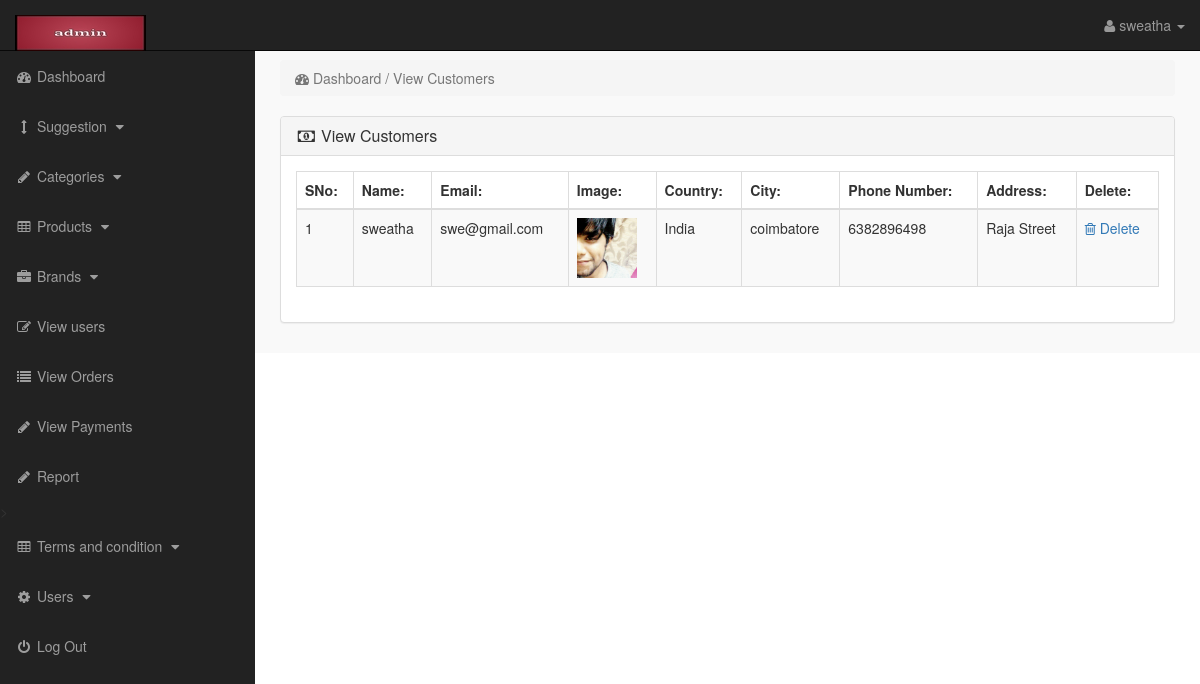
/admin_area/index.php?view_customers (signed in), run on the app's committed database.
### tables this page shows
CREATE TABLE `customers` (
  `customer_id` int(10) NOT NULL,
  `customer_name` varchar(255) NOT NULL,
  `customer_email` varchar(255) NOT NULL,
  `customer_pass` varchar(255) NOT NULL,
  `customer_country` text NOT NULL,
  `customer_city` text NOT NULL,
  `customer_contact` varchar(255) NOT NULL,
  `customer_address` text NOT NULL,
  `customer_image` text NOT NULL,
  `customer_ip` varchar(255) NOT NULL,
  `customer_confirm_code` text NOT NULL,
  `delete_tab` int(11) DEFAULT 0
);

### admin_area/view_customers.php (the view)
<?php
if(!isset($_SESSION['admin_email'])){
echo "<script>window.open('login.php','_self')</script>";
}
else {
?>
<div class="row">
<div class="col-lg-12">
<ol class="breadcrumb">
<li class="active">
<i class="fa fa-dashboard"></i> Dashboard / View Customers
</li>
</ol>
</div>
</div>
<div class="row">
<div class="col-lg-12">
<div class="panel panel-default">
<div class="panel-heading">
<h3 class="panel-title">
<i class="fa fa-money fa-fw"></i> View Customers
</h3>
</div>
<div class="panel-body" >
<div class="table-responsive" >
<table class="table table-bordered table-hover table-striped" >
<thead>
<tr>
<th>SNo:</th>
<th>Name:</th>
<th>Email:</th>
<th>Image:</th>
<th>Country:</th>
<th>City:</th>
<th>Phone Number:</th>
<th>Address:</th>
<th> Delete:</th>
</tr>
</thead>
<tbody>
<?php
$i=0;
$get_c = "select * from customers where delete_tab=0";
$run_c = mysqli_query($con,$get_c);
while($row_c=mysqli_fetch_array($run_c)){
$c_id = $row_c['customer_id'];
$c_name = $row_c['customer_name'];
$c_email = $row_c['customer_email'];
$c_image = $row_c['customer_image'];
$c_country = $row_c['customer_country'];
$c_city = $row_c['customer_city'];
$c_contact = $row_c['customer_contact'];
$c_address=$row_c['customer_address'];
$i++;
?>
<tr>
<td><?php echo $i; ?></td>
<td><?php echo $c_name; ?></td>
<td><?php echo $c_email; ?></td>
<td><img src="../customer/customer_images/<?php echo $c_image; ?>" width="60" height="60" ></td>
<td><?php echo $c_country; ?></td>
<td><?php echo $c_city; ?></td>
<td><?php echo $c_contact; ?></td>
<td><?php echo $c_address;?></td>
<td>
<a href="index.php?customer_delete=<?php echo $c_id; ?>" >
<i class="fa fa-trash-o" ></i> Delete
</a>
</td>
</tr>
<?php } ?>
</tbody>
</table>
</div>
</div>
</div>
</div>
</div>
<?php } ?>

### admin_area/includes/sidebar.php (shortened to what this page needs)
<?php
if(!isset($_SESSION['admin_email'])){
echo "<script>window.open('login.php','_self')</script>";
}
else {
?>
<nav class="navbar navbar-inverse navbar-fixed-top" >
<div class="navbar-header" >
<a class="navbar-brand" href="index.php?dashboard" ><img src="admin_images/l.jpg"></a>
</div>
<ul class="nav navbar-right top-nav" >
<li class="dropdown" >
<a href="#" class="dropdown-toggle" data-toggle="dropdown" >
<i class="fa fa-user" ></i>
<?php echo $admin_name; ?> <b class="caret" ></b>
</a>
</li>
</ul>
<div class="collapse navbar-collapse navbar-ex1-collapse">
<ul class="nav navbar-nav side-nav">
<li>
<a href="index.php?dashboard">
<i class="fa fa-fw fa-dashboard"></i> Dashboard
</a>
</li>
<li>
<a href="#" data-toggle="collapse" data-target="#cat">
<i class="fa fa-fw fa-arrows-v"></i> Suggestion
<i class="fa fa-fw fa-caret-down"></i>
</a>
</li>
<li>
<a href="#" data-toggle="collapse" data-target="#p_cat">
<i class="fa fa-fw fa-pencil"></i>  Categories
<i class="fa fa-fw fa-caret-down"></i>
</a>
</li>
<li>
<a href="#" data-toggle="collapse" data-target="#products">
<i class="fa fa-fw fa-table"></i> Products
<i class="fa fa-fw fa-caret-down"></i>
</a>
</li>
<li>
<a href="#" data-toggle="collapse" data-target="#manufacturers">
<i class="fa fa-fw fa-briefcase"></i> Brands
<i class="fa fa-fw fa-caret-down"></i>
</a>
</li>
<li>
<a href="index.php?view_customers">
<i class="fa fa-fw fa-edit"></i> View users
</a>
</li>
<li>
<a href="index.php?view_orders">
<i class="fa fa-fw fa-list"></i> View Orders
</a>
</li>
<li>
<a href="index.php?view_payments">
<i class="fa fa-fw fa-pencil"></i> View Payments
</a>
</li>
<li>
<a href="index.php?view_payments.php">
<i class="fa fa-fw fa-pencil"></i> Report
</a>
</li>
<li>
<a href="#" data-toggle="collapse" data-target="#terms" >
<i class="fa fa-fw fa-table"></i> Terms and condition
<i class="fa fa-fw fa-caret-down"></i>
</a>
</li>
<li>
<a href="#" data-toggle="collapse" data-target="#users">
<i class="fa fa-fw fa-gear"></i> Users
<i class="fa fa-fw fa-caret-down"></i>
</a>
</li>
<li>
<a href="logout.php">
<i class="fa fa-fw fa-power-off"></i> Log Out
</a>
</li>
</ul>
</div>
</nav>
<?php } ?>

### admin_area/css/style.css (style rules this page uses)
body { margin-top:100px; }
@media (min-width: 768px) { body { margin-top:50px; } }
.top-nav { padding:0 15px; }
.top-nav>li { display:inline-block; float:left; }
.top-nav>li>a { padding-top:15px; padding-bottom:15px; line-height:20px; color:#999; }
@media (min-width: 768px) { .side-nav { position:fixed; top:51px; width:255px; border-radius:0; overflow-y:auto; background-color: #222; bottom:0; overflow-x:hidden; padding-bottom:40px; } }
@media (min-width: 768px) { .side-nav>li>a { width:255px; } }
.panel-body { border-radius:5px; }

### data on the page
customers: customer_name "sweatha", customer_email "swe@gmail.com", customer_image (picture), customer_country "India", customer_city "coimbatore", customer_contact "6382896498", customer_address "Raja Street"

### other printed values
$admin_name "sweatha"
